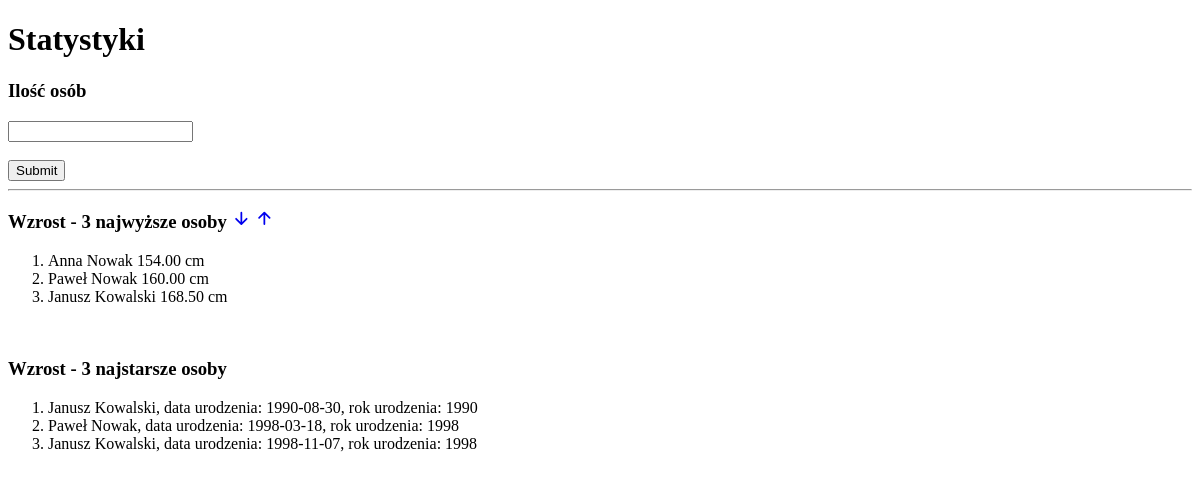
Page /zajęcia6/BAZY_DANYCH/1_5_customers_sortowanie/site/statystyki.php?sortHeight=asc on the committed database.
### tables this page shows
CREATE TABLE `customers` (
  `id` int(10) UNSIGNED NOT NULL,
  `cities_id` int(10) UNSIGNED NOT NULL,
  `name` varchar(20) NOT NULL,
  `surname` varchar(40) NOT NULL,
  `birthday` date DEFAULT NULL,
  `height` decimal(6,2) DEFAULT NULL
);

### zajęcia6/BAZY_DANYCH/1_5_customers_sortowanie/site/statystyki.php (the view, shortened to what this page needs)
<!DOCTYPE html>
<html lang="pl">
<head>
    <link rel="stylesheet" href="../style.css">
</head>
<body>
    <h1>Statystyki</h1>
    <?php
require_once("../scripts/connect.php");
echo "<h3>Ilość osób</h3>";
?>
<form nethod="GET">
<input type="number" name="limit"><br><br>
<input type="submit" name="button"><hr>
</form>
<?php
(!empty($_GET['limit'])) ? $limit = $_GET['limit'] : $limit = 3;
IF(isset($_GET['sortHeight'])){
    $sortHeight = $_GET['sortHeight'];
    }else{
        $sortHeight = 'desc';
    }
$sql = "SELECT customers.name,customers.surname,customers.birthday,customers.height,cities.city FROM customers INNER JOIN cities ON customers.cities_id=cities.id WHERE height IS NOT NULL ORDER BY height $sortHeight LIMIT $limit";
$result = $connect->query($sql);
echo"<h3>Wzrost - 3 najwyższe osoby <a href=\"?sortHeight=desc\"><ion-icon name=\"arrow-down-outline\"></ion-icon></a>  <a href=\"?sortHeight=asc\"><ion-icon name=\"arrow-up-outline\"></ion-icon></a></h3>";
echo "<ol>";
while ($row = $result->fetch_assoc()) {
   echo <<<ROW
    <li>$row[name]
    $row[surname]
    $row[height] cm</li>
   ROW;
}
echo "</ol>";
$sql = "SELECT customers.name,customers.surname,customers.birthday,year(customers.birthday) AS rok FROM customers INNER JOIN cities ON customers.cities_id=cities.id WHERE birthday IS NOT NULL ORDER BY birthday LIMIT $limit";
$result = $connect->query($sql);
echo "<br>";
echo"<h3>Wzrost - 3 najstarsze osoby</h3>";
echo "<ol>";
while ($row = $result->fetch_assoc()) {
   echo <<<ROW
    <li>
    $row[name] $row[surname],
    data urodzenia: $row[birthday],
    rok urodzenia: $row[rok]
    </li>
   ROW;
}
echo "</ol>";
?>
</body>
</html>

### rows in the picture
customers: name "Anna", surname "Nowak", height "154.00"
customers: name "Paweł", surname "Nowak", height "160.00", birthday "1998-03-18", row "1998"
customers: name "Janusz", surname "Kowalski", height "168.50", birthday "1998-11-07", row "1998"
customers: name "Janusz", surname "Kowalski", birthday "1990-08-30", row "1990"
